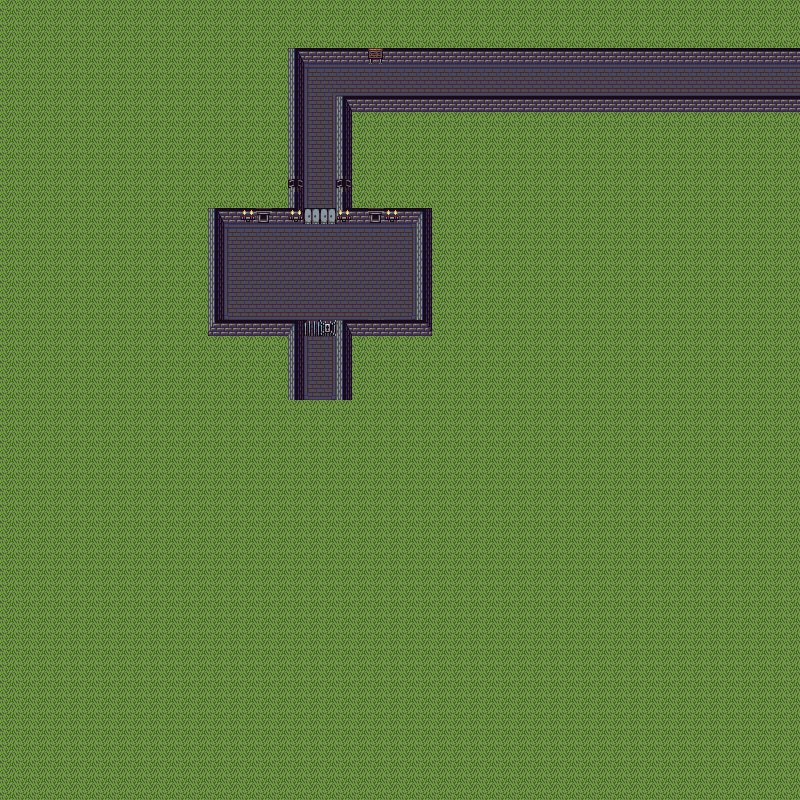

A 2D game scene composited from a Tiled map and its tileset images. What follows is a short description and the map's XML, with each tile layer's data collapsed to a summary:
An orthogonal 50x50 tile map with 16x16 px tiles, 4 tile layers (Suelo, Paredes, Verjas, Items), 3 tilesets.

<map version="1.0" orientation="orthogonal" width="50" height="50" tilewidth="16" tileheight="16">
 <tileset firstgid="1" name="Floors" tilewidth="16" tileheight="16">
  <image source="../img/DawnHack/Objects/Floors.png" width="336" height="432" />
 </tileset>
 <tileset firstgid="568" name="Walls" tilewidth="16" tileheight="16">
  <image source="../img/DawnHack/Objects/Walls.png" width="320" height="432" />
 </tileset>
 <tileset firstgid="1108" name="Furniture0" tilewidth="16" tileheight="16">
  <image source="../img/DawnHack/Objects/Furniture0.png" width="128" height="352" />
 </tileset>
 <layer name="Suelo" width="50" height="50">
  <data>[2500 cells, 2500 non-empty, 10 distinct tile ids]</data>
 </layer>
 <layer name="Paredes" width="50" height="50">
  <properties>
   <property name="block" value="always" />
  </properties>
  <data>[2500 cells, 124 non-empty, 9 distinct tile ids]</data>
 </layer>
 <layer name="Verjas" width="50" height="50">
  <data>[2500 cells, 0 non-empty, 0 distinct tile ids]</data>
 </layer>
 <layer name="Items" width="50" height="50">
  <data>[2500 cells, 9 non-empty, 4 distinct tile ids]</data>
 </layer>
</map>
